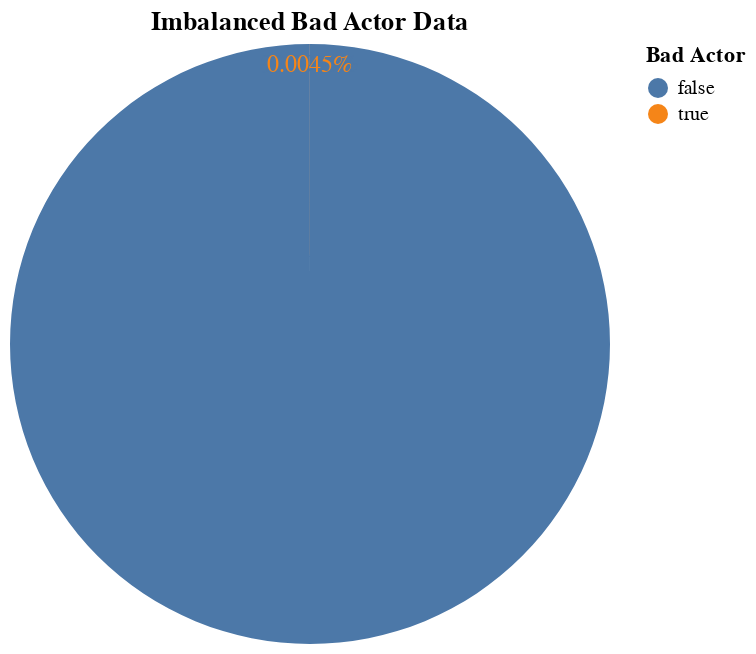

Notebook source saved alongside this figure:
### Code cell
# Create the chart
chart = alt.Chart(bad_count).mark_arc().encode(
    theta='Count:Q',
    color='Bad Actor:N'
).properties(
    width=300,
    height=300,
    title='Imbalanced Bad Actor Data'
)

# Add labels to the chart
labels = chart.mark_text(radius=140, size=12).encode(text=alt.Text('Percent:Q', format='.4%'))


# Show the chart
chart = chart + labels
chart

### Figure 1 — Vega-Lite specification as saved in the notebook (floating-point values rounded to 4 significant figures)
{"config": {"view": {"continuousWidth": 400, "continuousHeight": 300}}, "layer": [{"mark": "arc", "encoding": {"color": {"field": "Bad Actor", "type": "nominal"}, "theta": {"field": "Count", "type": "quantitative"}}, "height": 300, "title": "Imbalanced Bad Actor Data", "width": 300}, {"mark": {"type": "text", "radius": 140, "size": 12}, "encoding": {"color": {"field": "Bad Actor", "type": "nominal"}, "text": {"field": "Percent", "format": ".4%", "type": "quantitative"}, "theta": {"field": "Count", "type": "quantitative"}}, "height": 300, "title": "Imbalanced Bad Actor Data", "width": 300}], "data": {"name": "data-176020de0f36c3488363eaacea29cf27"}, "$schema": "https://vega.github.io/schema/vega-lite/v4.17.0.json", "datasets": {"data-176020de0f36c3488363eaacea29cf27": [{"Bad Actor": false, "Count": 999955, "Percent": 1.0}, {"Bad Actor": true, "Count": 45, "Percent": 4.5e-05}]}}
